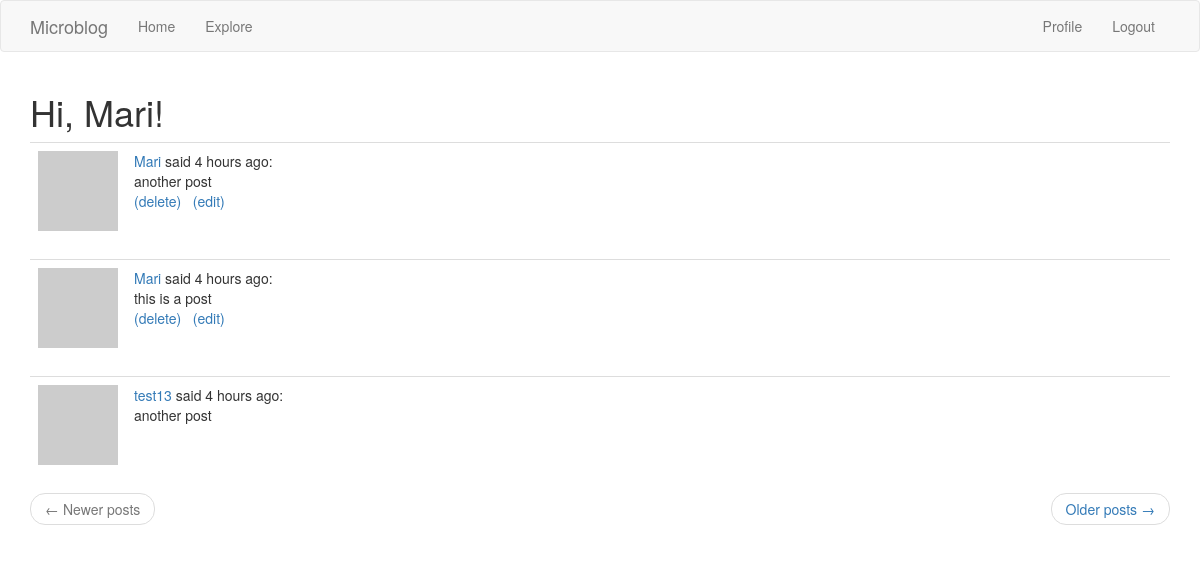
Page /explore (signed in) on the earlier database version.
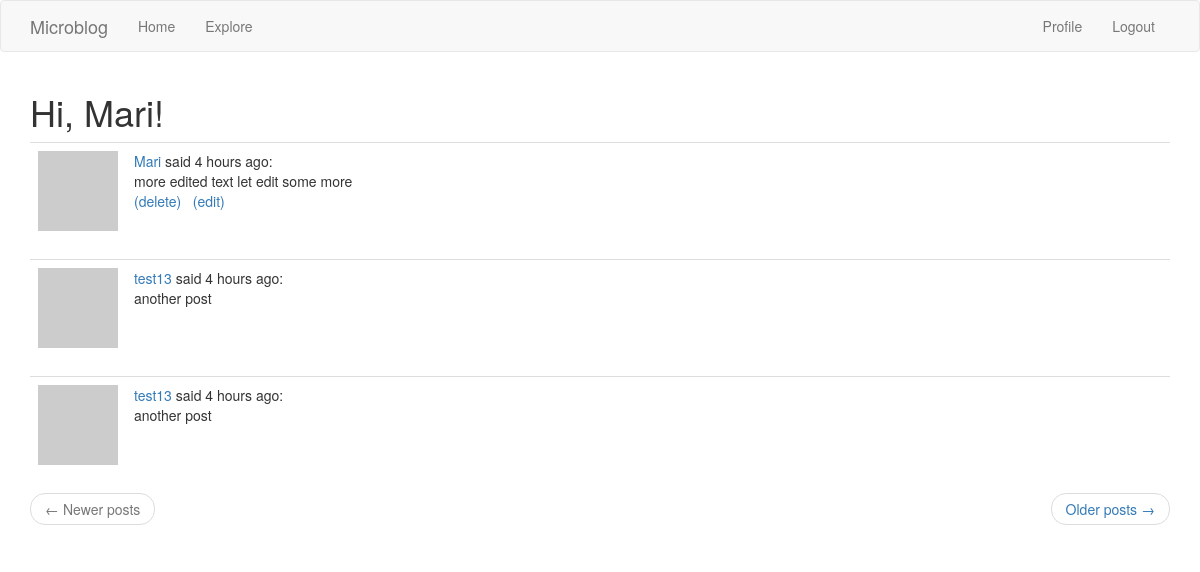
Same page on the later database version.
### app/models.py (models this page shows, shortened)
class User(UserMixin, db.Model):
    id = db.Column(db.Integer, primary_key=True)
    username = db.Column(db.String(64), index=True, unique=True)
    email = db.Column(db.String(120), index=True, unique=True)
    password_hash = db.Column(db.String(128))
    posts = db.relationship('Post', backref='author', lazy='dynamic')
    about_me = db.Column(db.String(140))
    last_seen = db.Column(db.DateTime, default=datetime.utcnow)
    def avatar(self, size):
        digest = md5(self.email.lower().encode('utf-8')).hexdigest()
        return 'https://www.gravatar.com/avatar/{}?d=identicon&s={}'.format(
            digest, size)
    followed = db.relationship('User', secondary=followers,primaryjoin=(followers.c.follower_id == id),secondaryjoin=(followers.c.followed_id == id),backref=db.backref('followers', lazy='dynamic'), lazy='dynamic')

class Post(db.Model):
    id = db.Column(db.Integer, primary_key=True)
    body = db.Column(db.String(140))
    timestamp = db.Column(db.DateTime, index=True, default=datetime.utcnow)
    user_id = db.Column(db.Integer, db.ForeignKey('user.id'))

### app/routes.py (the view)
@app.route('/explore')
@login_required
def explore():
	page = request.args.get('page', 1, type=int)
	posts = Post.query.order_by(Post.timestamp.desc()).paginate(page, app.config['POSTS_PER_PAGE'], False)
	next_url = url_for('explore', page=posts.next_num) \
		if posts.has_next else None
	prev_url = url_for('explore', page=posts.prev_num) \
		if posts.has_prev else None
	return render_template("index.html", title='Explore', posts=posts.items, next_url=next_url, prev_url=prev_url)

### app/models.py (called while the page is built)
@login.user_loader
def load_user(id):
    return User.query.get(int(id))

### app/routes.py (called while the page is built)
@app.before_request
def before_request():
    if current_user.is_authenticated:
        current_user.last_seen = datetime.utcnow()
        db.session.commit()

### app/templates/index.html (shortened to what this page needs)
{% extends "base.html" %}
{% import 'bootstrap/wtf.html' as wtf %}
{% block app_content %}
    <h1>Hi, {{ current_user.username }}!</h1>
    {% for post in posts %}
        {% include '_post.html' %}
    {% endfor %}
    <nav aria-label="...">
        <ul class="pager">
            <li class="previous{% if not prev_url %} disabled{% endif %}">
                <a href="{{ prev_url or '#' }}">
                    <span aria-hidden="true">&larr;</span> Newer posts
                </a>
            </li>
            <li class="next{% if not next_url %} disabled{% endif %}">
                <a href="{{ next_url or '#' }}">
                    Older posts <span aria-hidden="true">&rarr;</span>
                </a>
            </li>
        </ul>
    </nav>
{% endblock %}

### app/templates/base.html (shortened to what this page needs)
{% extends 'bootstrap/base.html' %}
{% block navbar %}
    <nav class="navbar navbar-default">
        <div class="container">
            <div class="navbar-header">
                <a class="navbar-brand" href="{{ url_for('index') }}">Microblog</a>
            </div>
            <div class="collapse navbar-collapse" id="bs-example-navbar-collapse-1">
                <ul class="nav navbar-nav">
                    <li><a href="{{ url_for('index') }}">Home</a></li>
                    <li><a href="{{ url_for('explore') }}">Explore</a></li>
                </ul>
                <ul class="nav navbar-nav navbar-right">
                    {% if current_user.is_anonymous %}
                    <li><a href="{{ url_for('login') }}">Login</a></li>
                    {% else %}
                    <li><a href="{{ url_for('user', username=current_user.username) }}">Profile</a></li>
                    <li><a href="{{ url_for('logout') }}">Logout</a></li>
                    {% endif %}
                </ul>
            </div>
        </div>
    </nav>
{% endblock %}
{% block content %}
    <div class="container">
        {% block app_content %}{% endblock %}
    </div>
{% endblock %}

### app/templates/_post.html (shortened to what this page needs)
<table class="table table-hover">
    <tr>
        <td width="70px">
            <a href="{{ url_for('user', username=post.author.username) }}">
                <img src="{{ post.author.avatar(70) }}" />
            </a>
        </td>
        <td>
            <a href="{{ url_for('user', username=post.author.username) }}">
                {{ post.author.username }}
            </a>
            said {{ moment(post.timestamp).fromNow() }}:
            <br>
            {{ post.body }}
            <br>
            {% if current_user.username == post.author.username%}
            <a href="{{ url_for('delete_post', postid= post.id)}}">(delete)</a>
            <a href="{{ url_for('edit_post', postid= post.id)}}">(edit)</a>
            {%endif%}
        </td>
    </tr>
</table>

Differences in the rows shown:
removed Post: author.username "Mari", timestamp "4 hours ago", body "another post"
changed Post "Mari": body "this is a post" → "more edited text let edit some more"
now on this page (row unchanged): Post: author.username "test13", timestamp "4 hours ago", body "another post"
